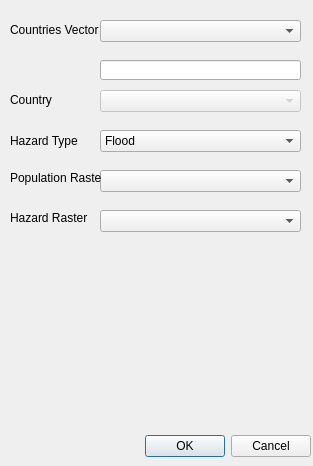
<?xml version="1.0" encoding="UTF-8"?>
<ui version="4.0">
 <class>sparcDialogBase</class>
 <widget class="QDialog" name="sparcDialogBase">
  <property name="geometry">
   <rect>
    <x>0</x>
    <y>0</y>
    <width>313</width>
    <height>466</height>
   </rect>
  </property>
  <property name="windowTitle">
   <string>SPARC Spatial Risk Calendar</string>
  </property>
  <widget class="QDialogButtonBox" name="button_box">
   <property name="geometry">
    <rect>
     <x>0</x>
     <y>430</y>
     <width>311</width>
     <height>32</height>
    </rect>
   </property>
   <property name="orientation">
    <enum>Qt::Horizontal</enum>
   </property>
   <property name="standardButtons">
    <set>QDialogButtonBox::Cancel|QDialogButtonBox::Ok</set>
   </property>
  </widget>
  <widget class="QComboBox" name="cmbCountries">
   <property name="geometry">
    <rect>
     <x>100</x>
     <y>20</y>
     <width>201</width>
     <height>22</height>
    </rect>
   </property>
   <property name="currentIndex">
    <number>-1</number>
   </property>
  </widget>
  <widget class="QLabel" name="lblVector">
   <property name="geometry">
    <rect>
     <x>10</x>
     <y>20</y>
     <width>91</width>
     <height>20</height>
    </rect>
   </property>
   <property name="text">
    <string>Countries Vector</string>
   </property>
  </widget>
  <widget class="QComboBox" name="cmbHazardType">
   <property name="geometry">
    <rect>
     <x>100</x>
     <y>130</y>
     <width>201</width>
     <height>22</height>
    </rect>
   </property>
   <item>
    <property name="text">
     <string>Flood</string>
    </property>
   </item>
   <item>
    <property name="text">
     <string>Cyclones</string>
    </property>
   </item>
   <item>
    <property name="text">
     <string>Drought</string>
    </property>
   </item>
  </widget>
  <widget class="QLabel" name="lblHazard">
   <property name="geometry">
    <rect>
     <x>10</x>
     <y>130</y>
     <width>81</width>
     <height>21</height>
    </rect>
   </property>
   <property name="text">
    <string>Hazard Type</string>
   </property>
  </widget>
  <widget class="QComboBox" name="cmbPopulation">
   <property name="geometry">
    <rect>
     <x>100</x>
     <y>170</y>
     <width>201</width>
     <height>22</height>
    </rect>
   </property>
  </widget>
  <widget class="QLabel" name="lblPopRaster">
   <property name="geometry">
    <rect>
     <x>10</x>
     <y>170</y>
     <width>91</width>
     <height>16</height>
    </rect>
   </property>
   <property name="text">
    <string>Population Raster</string>
   </property>
  </widget>
  <widget class="QComboBox" name="cmbHazard">
   <property name="geometry">
    <rect>
     <x>100</x>
     <y>210</y>
     <width>201</width>
     <height>22</height>
    </rect>
   </property>
  </widget>
  <widget class="QLabel" name="lblHazardRaster">
   <property name="geometry">
    <rect>
     <x>10</x>
     <y>210</y>
     <width>81</width>
     <height>16</height>
    </rect>
   </property>
   <property name="text">
    <string>Hazard Raster</string>
   </property>
  </widget>
  <widget class="QLabel" name="lblCountry">
   <property name="geometry">
    <rect>
     <x>10</x>
     <y>90</y>
     <width>91</width>
     <height>20</height>
    </rect>
   </property>
   <property name="text">
    <string>Country</string>
   </property>
  </widget>
  <widget class="QComboBox" name="cmbCountry">
   <property name="enabled">
    <bool>false</bool>
   </property>
   <property name="geometry">
    <rect>
     <x>100</x>
     <y>90</y>
     <width>201</width>
     <height>22</height>
    </rect>
   </property>
  </widget>
  <widget class="QLineEdit" name="txtLayerPaesiScelto">
   <property name="geometry">
    <rect>
     <x>100</x>
     <y>60</y>
     <width>201</width>
     <height>20</height>
    </rect>
   </property>
   <property name="text">
    <string/>
   </property>
  </widget>
 </widget>
 <resources/>
 <connections>
  <connection>
   <sender>button_box</sender>
   <signal>accepted()</signal>
   <receiver>sparcDialogBase</receiver>
   <slot>accept()</slot>
   <hints>
    <hint type="sourcelabel">
     <x>20</x>
     <y>20</y>
    </hint>
    <hint type="destinationlabel">
     <x>20</x>
     <y>20</y>
    </hint>
   </hints>
  </connection>
  <connection>
   <sender>button_box</sender>
   <signal>rejected()</signal>
   <receiver>sparcDialogBase</receiver>
   <slot>reject()</slot>
   <hints>
    <hint type="sourcelabel">
     <x>20</x>
     <y>20</y>
    </hint>
    <hint type="destinationlabel">
     <x>20</x>
     <y>20</y>
    </hint>
   </hints>
  </connection>
  <connection>
   <sender>cmbCountries</sender>
   <signal>activated(QString)</signal>
   <receiver>cmbCountry</receiver>
   <slot>setEditText(QString)</slot>
   <hints>
    <hint type="sourcelabel">
     <x>200</x>
     <y>30</y>
    </hint>
    <hint type="destinationlabel">
     <x>200</x>
     <y>70</y>
    </hint>
   </hints>
  </connection>
 </connections>
</ui>
